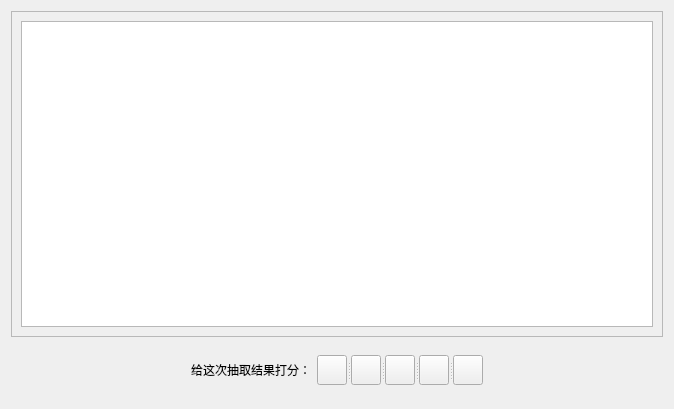
<?xml version="1.0" encoding="UTF-8"?>
<ui version="4.0">
 <class>extract_widget</class>
 <widget class="QWidget" name="extract_widget">
  <property name="geometry">
   <rect>
    <x>0</x>
    <y>0</y>
    <width>674</width>
    <height>409</height>
   </rect>
  </property>
  <property name="windowTitle">
   <string>Form</string>
  </property>
  <layout class="QGridLayout" name="gridLayout">
   <item row="0" column="0">
    <layout class="QVBoxLayout" name="verticalLayout_2">
     <item>
      <widget class="QScrollArea" name="scrollArea">
       <property name="widgetResizable">
        <bool>true</bool>
       </property>
       <widget class="QWidget" name="content">
        <property name="geometry">
         <rect>
          <x>0</x>
          <y>0</y>
          <width>648</width>
          <height>319</height>
         </rect>
        </property>
        <layout class="QGridLayout" name="gridLayout_2">
         <item row="0" column="0">
          <widget class="QTextBrowser" name="detail_text"/>
         </item>
        </layout>
       </widget>
      </widget>
     </item>
     <item>
      <layout class="QHBoxLayout" name="horizontalLayout_2">
       <item>
        <spacer name="horizontalSpacer">
         <property name="orientation">
          <enum>Qt::Horizontal</enum>
         </property>
         <property name="sizeType">
          <enum>QSizePolicy::Expanding</enum>
         </property>
         <property name="sizeHint" stdset="0">
          <size>
           <width>50</width>
           <height>55</height>
          </size>
         </property>
        </spacer>
       </item>
       <item>
        <layout class="QVBoxLayout" name="verticalLayout">
         <item>
          <layout class="QHBoxLayout" name="horizontalLayout">
           <item>
            <widget class="QLabel" name="mark_label">
             <property name="sizePolicy">
              <sizepolicy hsizetype="Preferred" vsizetype="Maximum">
               <horstretch>0</horstretch>
               <verstretch>0</verstretch>
              </sizepolicy>
             </property>
             <property name="maximumSize">
              <size>
               <width>150</width>
               <height>30</height>
              </size>
             </property>
             <property name="font">
              <font>
               <family>Microsoft YaHei</family>
               <pointsize>9</pointsize>
               <weight>3</weight>
               <italic>false</italic>
               <bold>false</bold>
              </font>
             </property>
             <property name="styleSheet">
              <string notr="true">font: 25 9pt &quot;Microsoft YaHei&quot;;</string>
             </property>
             <property name="text">
              <string>给这次抽取结果打分：</string>
             </property>
            </widget>
           </item>
           <item>
            <widget class="QSplitter" name="splitter_4">
             <property name="orientation">
              <enum>Qt::Horizontal</enum>
             </property>
             <widget class="QPushButton" name="star1">
              <property name="sizePolicy">
               <sizepolicy hsizetype="Minimum" vsizetype="Maximum">
                <horstretch>0</horstretch>
                <verstretch>0</verstretch>
               </sizepolicy>
              </property>
              <property name="maximumSize">
               <size>
                <width>30</width>
                <height>30</height>
               </size>
              </property>
              <property name="styleSheet">
               <string notr="true">border-image: url(:/main/img/empty_star.png);</string>
              </property>
              <property name="text">
               <string/>
              </property>
             </widget>
             <widget class="QPushButton" name="star2">
              <property name="sizePolicy">
               <sizepolicy hsizetype="Minimum" vsizetype="Maximum">
                <horstretch>0</horstretch>
                <verstretch>0</verstretch>
               </sizepolicy>
              </property>
              <property name="maximumSize">
               <size>
                <width>30</width>
                <height>30</height>
               </size>
              </property>
              <property name="styleSheet">
               <string notr="true">border-image: url(:/main/img/empty_star.png);</string>
              </property>
              <property name="text">
               <string/>
              </property>
             </widget>
             <widget class="QPushButton" name="star3">
              <property name="sizePolicy">
               <sizepolicy hsizetype="Minimum" vsizetype="Maximum">
                <horstretch>0</horstretch>
                <verstretch>0</verstretch>
               </sizepolicy>
              </property>
              <property name="maximumSize">
               <size>
                <width>30</width>
                <height>30</height>
               </size>
              </property>
              <property name="styleSheet">
               <string notr="true">border-image: url(:/main/img/empty_star.png);</string>
              </property>
              <property name="text">
               <string/>
              </property>
             </widget>
             <widget class="QPushButton" name="star4">
              <property name="sizePolicy">
               <sizepolicy hsizetype="Minimum" vsizetype="Maximum">
                <horstretch>0</horstretch>
                <verstretch>0</verstretch>
               </sizepolicy>
              </property>
              <property name="maximumSize">
               <size>
                <width>30</width>
                <height>30</height>
               </size>
              </property>
              <property name="styleSheet">
               <string notr="true">border-image: url(:/main/img/empty_star.png);</string>
              </property>
              <property name="text">
               <string/>
              </property>
             </widget>
             <widget class="QPushButton" name="star5">
              <property name="sizePolicy">
               <sizepolicy hsizetype="Minimum" vsizetype="Maximum">
                <horstretch>0</horstretch>
                <verstretch>0</verstretch>
               </sizepolicy>
              </property>
              <property name="maximumSize">
               <size>
                <width>30</width>
                <height>30</height>
               </size>
              </property>
              <property name="styleSheet">
               <string notr="true">border-image: url(:/main/img/empty_star.png);</string>
              </property>
              <property name="text">
               <string/>
              </property>
             </widget>
            </widget>
           </item>
          </layout>
         </item>
        </layout>
       </item>
       <item>
        <spacer name="horizontalSpacer_2">
         <property name="orientation">
          <enum>Qt::Horizontal</enum>
         </property>
         <property name="sizeHint" stdset="0">
          <size>
           <width>40</width>
           <height>20</height>
          </size>
         </property>
        </spacer>
       </item>
      </layout>
     </item>
    </layout>
   </item>
  </layout>
 </widget>
 <resources>
  <include location="source.qrc"/>
 </resources>
 <connections>
  <connection>
   <sender>star1</sender>
   <signal>clicked()</signal>
   <receiver>extract_widget</receiver>
   <slot>mark1()</slot>
   <hints>
    <hint type="sourcelabel">
     <x>341</x>
     <y>366</y>
    </hint>
    <hint type="destinationlabel">
     <x>323</x>
     <y>399</y>
    </hint>
   </hints>
  </connection>
  <connection>
   <sender>star2</sender>
   <signal>clicked()</signal>
   <receiver>extract_widget</receiver>
   <slot>mark2()</slot>
   <hints>
    <hint type="sourcelabel">
     <x>382</x>
     <y>365</y>
    </hint>
    <hint type="destinationlabel">
     <x>382</x>
     <y>408</y>
    </hint>
   </hints>
  </connection>
  <connection>
   <sender>star3</sender>
   <signal>clicked()</signal>
   <receiver>extract_widget</receiver>
   <slot>mark3()</slot>
   <hints>
    <hint type="sourcelabel">
     <x>423</x>
     <y>370</y>
    </hint>
    <hint type="destinationlabel">
     <x>415</x>
     <y>406</y>
    </hint>
   </hints>
  </connection>
  <connection>
   <sender>star4</sender>
   <signal>clicked()</signal>
   <receiver>extract_widget</receiver>
   <slot>mark4()</slot>
   <hints>
    <hint type="sourcelabel">
     <x>457</x>
     <y>370</y>
    </hint>
    <hint type="destinationlabel">
     <x>452</x>
     <y>399</y>
    </hint>
   </hints>
  </connection>
  <connection>
   <sender>star5</sender>
   <signal>clicked()</signal>
   <receiver>extract_widget</receiver>
   <slot>mark5()</slot>
   <hints>
    <hint type="sourcelabel">
     <x>490</x>
     <y>361</y>
    </hint>
    <hint type="destinationlabel">
     <x>491</x>
     <y>408</y>
    </hint>
   </hints>
  </connection>
 </connections>
 <slots>
  <slot>mark1()</slot>
  <slot>mark2()</slot>
  <slot>mark3()</slot>
  <slot>mark4()</slot>
  <slot>mark5()</slot>
 </slots>
</ui>
